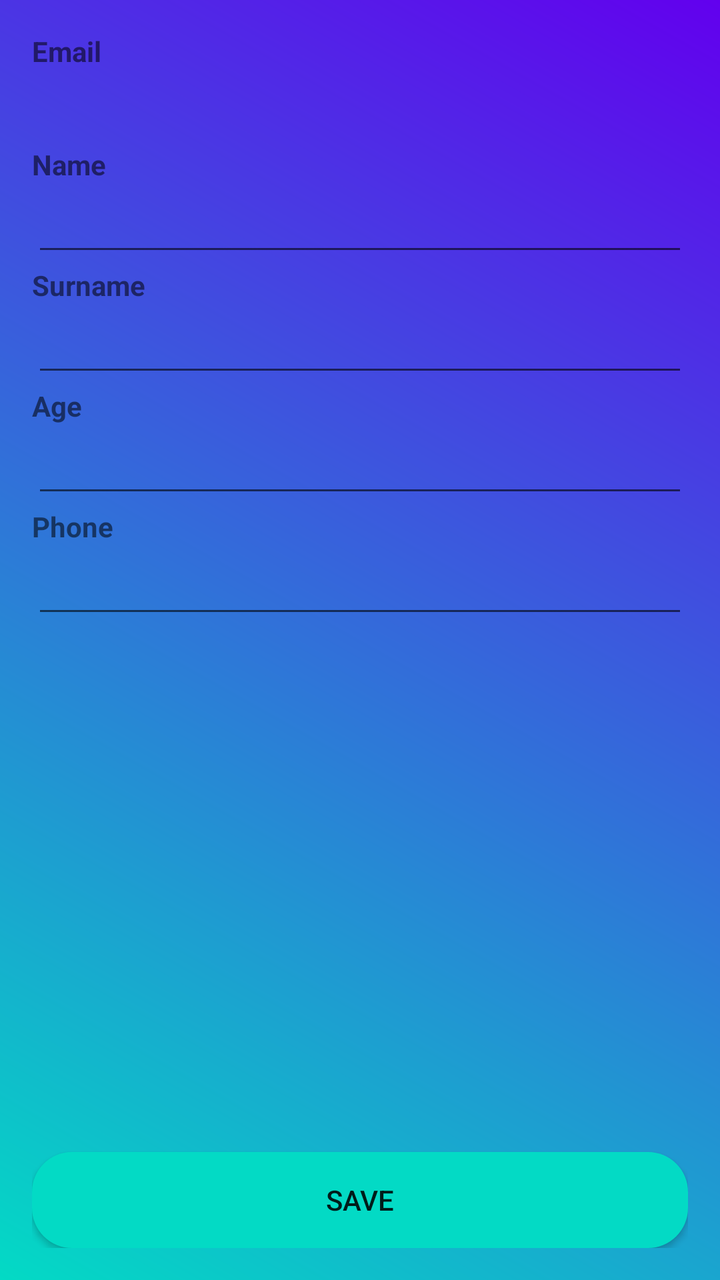
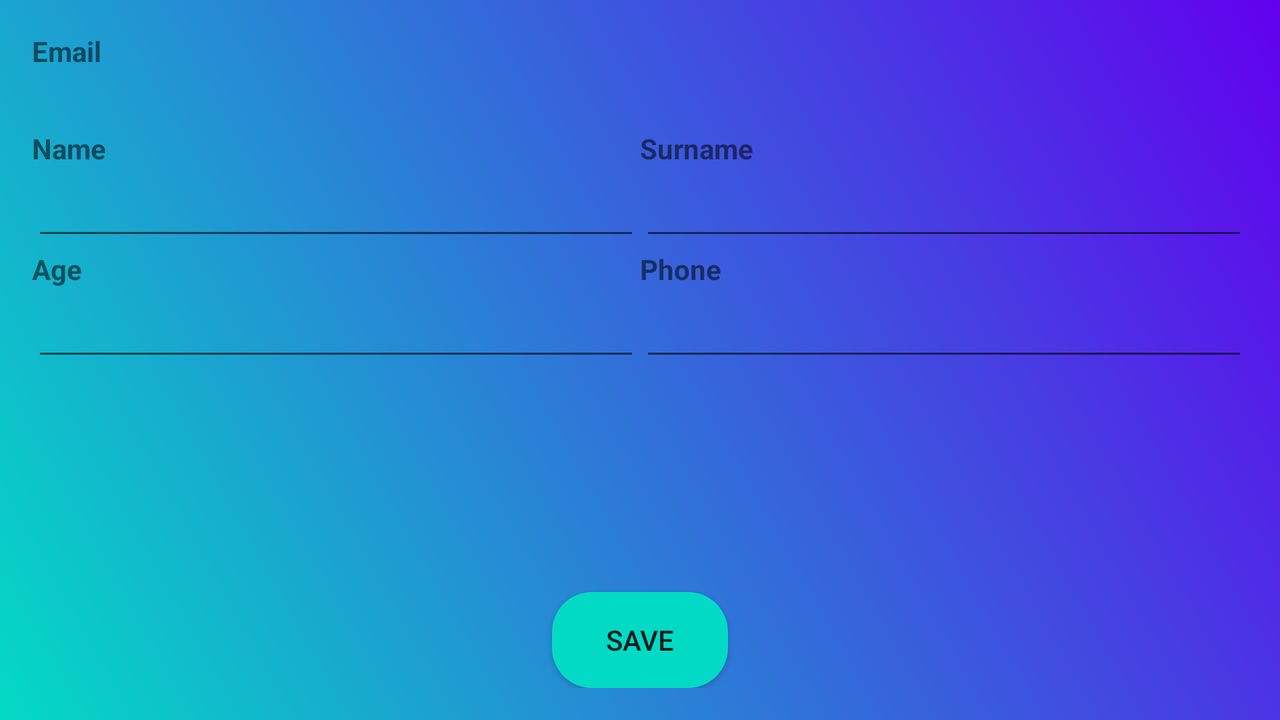

The same Android screen from two of the app's own layout files: first res/layout/ as a phone draws it, then the repository's variant for another configuration, drawn on a device whose configuration selects that folder. Both files follow.
<!-- AndroidManifest.xml: application theme AppTheme -->
<!-- res/layout/edit_profile_layout.xml -->
<?xml version="1.0" encoding="utf-8"?>
<androidx.constraintlayout.widget.ConstraintLayout xmlns:android="http://schemas.android.com/apk/res/android"
    xmlns:app="http://schemas.android.com/apk/res-auto"
    xmlns:tools="http://schemas.android.com/tools"
    android:layout_width="match_parent"
    android:layout_height="match_parent"
    android:layout_margin="16dp"
    tools:context=".ui.profile.EditProfileActivity"
    tools:ignore="Autofill">

    <TextView
        android:id="@+id/email_label_textview"
        android:layout_width="0dp"
        android:layout_height="wrap_content"
        android:text="@string/email_label"
        android:textStyle="bold"
        app:layout_constraintEnd_toEndOf="parent"
        app:layout_constraintStart_toStartOf="parent"
        app:layout_constraintTop_toTopOf="parent" />

    <TextView
        android:id="@+id/email_textview"
        android:layout_width="0dp"
        android:layout_height="wrap_content"
        android:layout_marginTop="8dp"
        android:textSize="16sp"
        app:layout_constraintEnd_toEndOf="parent"
        app:layout_constraintStart_toStartOf="parent"
        app:layout_constraintTop_toBottomOf="@+id/email_label_textview" />

    <TextView
        android:id="@+id/name_label"
        android:layout_width="0dp"
        android:layout_height="wrap_content"
        android:layout_marginTop="8dp"
        android:labelFor="@id/name_editext"
        android:text="@string/name_label"
        android:textStyle="bold"
        app:layout_constraintEnd_toEndOf="parent"
        app:layout_constraintStart_toStartOf="parent"
        app:layout_constraintTop_toBottomOf="@id/email_textview" />

    <EditText
        android:id="@+id/name_editext"
        android:layout_width="0dp"
        android:layout_height="wrap_content"
        android:inputType="textCapWords"
        app:layout_constraintEnd_toEndOf="parent"
        app:layout_constraintStart_toStartOf="parent"
        app:layout_constraintTop_toBottomOf="@+id/name_label"
        tools:ignore="Autofill" />

    <TextView
        android:id="@+id/surname_label"
        android:layout_width="0dp"
        android:layout_height="wrap_content"
        android:labelFor="@id/surname_edittext"
        android:text="@string/surname_label"
        android:textStyle="bold"
        app:layout_constraintEnd_toEndOf="parent"
        app:layout_constraintStart_toStartOf="parent"
        app:layout_constraintTop_toBottomOf="@+id/name_editext" />

    <EditText
        android:id="@+id/surname_edittext"
        android:layout_width="0dp"
        android:layout_height="wrap_content"
        android:inputType="textCapWords"
        app:layout_constraintEnd_toEndOf="parent"
        app:layout_constraintStart_toStartOf="parent"
        app:layout_constraintTop_toBottomOf="@+id/surname_label" />

    <TextView
        android:id="@+id/age_label"
        android:layout_width="0dp"
        android:layout_height="wrap_content"
        android:labelFor="@id/age_editext"
        android:text="@string/age_label"
        android:textStyle="bold"
        app:layout_constraintEnd_toEndOf="parent"
        app:layout_constraintStart_toStartOf="parent"
        app:layout_constraintTop_toBottomOf="@+id/surname_edittext" />

    <EditText
        android:id="@+id/age_editext"
        android:layout_width="0dp"
        android:layout_height="wrap_content"
        android:inputType="number"
        app:layout_constraintEnd_toEndOf="parent"
        app:layout_constraintStart_toStartOf="parent"
        app:layout_constraintTop_toBottomOf="@+id/age_label" />

    <TextView
        android:id="@+id/phone_label"
        android:layout_width="0dp"
        android:layout_height="wrap_content"
        android:labelFor="@id/phone_editext"
        android:text="@string/phone_label"
        android:textStyle="bold"
        app:layout_constraintEnd_toEndOf="parent"
        app:layout_constraintStart_toStartOf="parent"
        app:layout_constraintTop_toBottomOf="@id/age_editext" />

    <EditText
        android:id="@+id/phone_editext"
        android:layout_width="0dp"
        android:layout_height="wrap_content"
        android:inputType="phone"
        app:layout_constraintEnd_toEndOf="parent"
        app:layout_constraintStart_toStartOf="parent"
        app:layout_constraintTop_toBottomOf="@+id/phone_label" />

    <Button
        android:id="@+id/button_save_data"
        android:layout_width="0dp"
        android:layout_height="wrap_content"
        android:background="@drawable/rounded_button"
        android:padding="8dp"
        android:text="@string/save_data"
        app:layout_constraintBottom_toBottomOf="parent"
        app:layout_constraintEnd_toEndOf="parent"
        app:layout_constraintStart_toStartOf="parent" />

    <ProgressBar
        android:id="@+id/progress_bar"
        android:layout_width="wrap_content"
        android:layout_height="wrap_content"
        android:visibility="gone"
        app:layout_constraintBottom_toBottomOf="parent"
        app:layout_constraintEnd_toEndOf="parent"
        app:layout_constraintStart_toStartOf="parent"
        app:layout_constraintTop_toTopOf="parent" />

</androidx.constraintlayout.widget.ConstraintLayout>
<!-- resources referenced by this layout -->
<resources>
  <!-- drawable rounded_button (drawable) -->
  <?xml version="1.0" encoding="utf-8"?>
  <shape xmlns:android="http://schemas.android.com/apk/res/android"
      android:padding="10dp"
      android:shape="rectangle">
      <solid android:color="@color/colorAccent" /> 
      <corners
          android:bottomLeftRadius="20dp"
          android:bottomRightRadius="20dp"
          android:topLeftRadius="20dp"
          android:topRightRadius="20dp" />
  </shape>
  <string name="age_label">Age</string>
  <string name="email_label">Email</string>
  <string name="name_label">Name</string>
  <string name="phone_label">Phone</string>
  <string name="save_data">Save</string>
  <string name="surname_label">Surname</string>
  <style name="AppTheme" parent="Theme.AppCompat.Light">
          
          <item name="colorPrimary">@color/colorPrimary</item>
          <item name="colorPrimaryDark">@color/colorPrimaryDark</item>
          <item name="colorAccent">@color/colorAccent</item>
          <item name="android:windowBackground">@drawable/gradient_1</item>
      </style>
  <color name="colorAccent">#03DAC5</color>
  <color name="colorPrimary">#6200EE</color>
  <color name="colorPrimaryDark">#3700B3</color>
  <!-- drawable gradient_1 (drawable) -->
  <?xml version="1.0" encoding="utf-8"?>
  <shape xmlns:android="http://schemas.android.com/apk/res/android">
      <gradient
          android:angle="225"
          android:endColor="@color/colorAccent"
          android:startColor="@color/colorPrimary" />
  </shape>
</resources>
<!-- res/layout-land/edit_profile_layout.xml (the repository's variant of the layout above) -->
<!-- drawn on the phone turned sideways -->
<?xml version="1.0" encoding="utf-8"?>
<androidx.constraintlayout.widget.ConstraintLayout xmlns:android="http://schemas.android.com/apk/res/android"
    xmlns:app="http://schemas.android.com/apk/res-auto"
    xmlns:tools="http://schemas.android.com/tools"
    android:layout_width="match_parent"
    android:layout_height="match_parent"
    android:layout_margin="16dp"
    tools:context=".ui.profile.EditProfileActivity">

    <TextView
        android:id="@+id/email_label_textview"
        android:layout_width="0dp"
        android:layout_height="wrap_content"
        android:labelFor="@id/email_textview"
        android:text="@string/email_label"
        android:textStyle="bold"
        app:layout_constraintEnd_toStartOf="@+id/guideline1"
        app:layout_constraintStart_toStartOf="parent"
        app:layout_constraintTop_toTopOf="parent" />

    <TextView
        android:id="@+id/email_textview"
        android:layout_width="0dp"
        android:layout_height="wrap_content"
        android:textSize="16sp"
        app:layout_constraintEnd_toStartOf="@+id/guideline1"
        app:layout_constraintStart_toStartOf="parent"
        app:layout_constraintTop_toBottomOf="@+id/email_label_textview" />

    <TextView
        android:id="@+id/name_label"
        android:layout_width="0dp"
        android:layout_height="wrap_content"
        android:layout_marginTop="8dp"
        android:labelFor="@id/name_editext"
        android:text="@string/name_label"
        android:textStyle="bold"
        app:layout_constraintEnd_toStartOf="@+id/guideline1"
        app:layout_constraintStart_toStartOf="parent"
        app:layout_constraintTop_toBottomOf="@+id/email_textview" />

    <EditText
        android:id="@+id/name_editext"
        android:layout_width="0dp"
        android:layout_height="wrap_content"
        android:inputType="textCapWords"
        app:layout_constraintEnd_toStartOf="@+id/guideline1"
        app:layout_constraintStart_toStartOf="parent"
        app:layout_constraintTop_toBottomOf="@+id/name_label"
        tools:ignore="Autofill" />

    <TextView
        android:id="@+id/surname_label"
        android:layout_width="0dp"
        android:layout_height="wrap_content"
        android:layout_marginTop="8dp"
        android:labelFor="@id/surname_edittext"
        android:text="@string/surname_label"
        android:textStyle="bold"
        app:layout_constraintEnd_toEndOf="parent"
        app:layout_constraintStart_toStartOf="@id/guideline1"
        app:layout_constraintTop_toBottomOf="@+id/email_textview" />

    <EditText
        android:id="@+id/surname_edittext"
        android:layout_width="0dp"
        android:layout_height="wrap_content"
        android:inputType="textCapWords"
        app:layout_constraintEnd_toEndOf="parent"
        app:layout_constraintStart_toEndOf="@+id/name_editext"
        app:layout_constraintTop_toBottomOf="@+id/surname_label"
        tools:ignore="Autofill" />

    <TextView
        android:id="@+id/age_label"
        android:layout_width="0dp"
        android:layout_height="wrap_content"
        android:labelFor="@id/age_editext"
        android:text="@string/age_label"
        android:textStyle="bold"
        app:layout_constraintEnd_toStartOf="@+id/guideline1"
        app:layout_constraintStart_toStartOf="parent"
        app:layout_constraintTop_toBottomOf="@+id/name_editext" />

    <EditText
        android:id="@+id/age_editext"
        android:layout_width="0dp"
        android:layout_height="wrap_content"
        android:inputType="number"
        app:layout_constraintEnd_toStartOf="@+id/guideline1"
        app:layout_constraintStart_toStartOf="parent"
        app:layout_constraintTop_toBottomOf="@+id/age_label"
        tools:ignore="Autofill" />

    <TextView
        android:id="@+id/phone_label"
        android:layout_width="0dp"
        android:layout_height="wrap_content"
        android:labelFor="@id/phone_editext"
        android:text="@string/phone_label"
        android:textStyle="bold"
        app:layout_constraintEnd_toEndOf="parent"
        app:layout_constraintStart_toEndOf="@+id/guideline1"
        app:layout_constraintTop_toBottomOf="@+id/surname_edittext" />

    <EditText
        android:id="@+id/phone_editext"
        android:layout_width="0dp"
        android:layout_height="wrap_content"
        android:inputType="phone"
        app:layout_constraintEnd_toEndOf="parent"
        app:layout_constraintStart_toStartOf="@+id/guideline1"
        app:layout_constraintTop_toBottomOf="@+id/phone_label"
        tools:ignore="Autofill" />

    <Button
        android:id="@+id/button_save_data"
        android:layout_width="wrap_content"
        android:layout_height="wrap_content"
        android:background="@drawable/rounded_button"
        android:padding="8dp"
        android:text="@string/save_data"
        app:layout_constraintBottom_toBottomOf="parent"
        app:layout_constraintEnd_toEndOf="parent"
        app:layout_constraintStart_toStartOf="parent" />

    <ProgressBar
        android:id="@+id/progress_bar"
        android:layout_width="wrap_content"
        android:layout_height="wrap_content"
        android:visibility="gone"
        app:layout_constraintBottom_toBottomOf="parent"
        app:layout_constraintEnd_toEndOf="parent"
        app:layout_constraintStart_toStartOf="parent"
        app:layout_constraintTop_toTopOf="parent" />

    <androidx.constraintlayout.widget.Guideline
        android:id="@+id/guideline1"
        android:layout_width="wrap_content"
        android:layout_height="wrap_content"
        android:orientation="vertical"
        app:layout_constraintGuide_percent="0.5" />

</androidx.constraintlayout.widget.ConstraintLayout>
